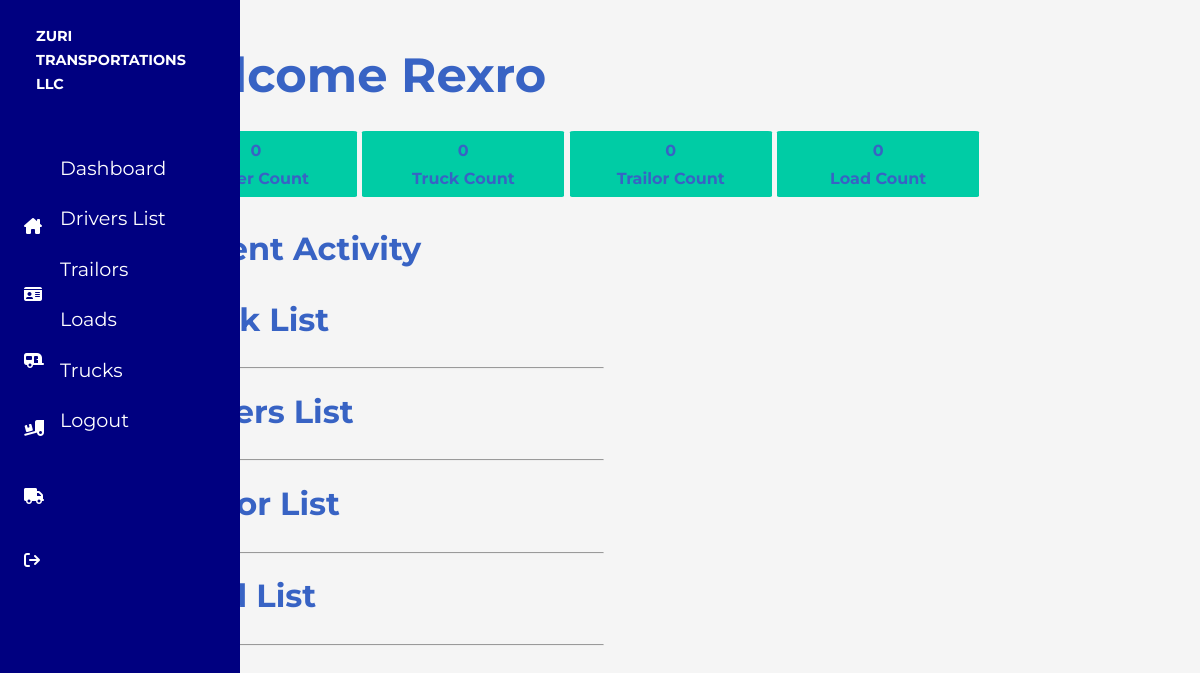
Before: /dashboard (signed in) with the older database file.
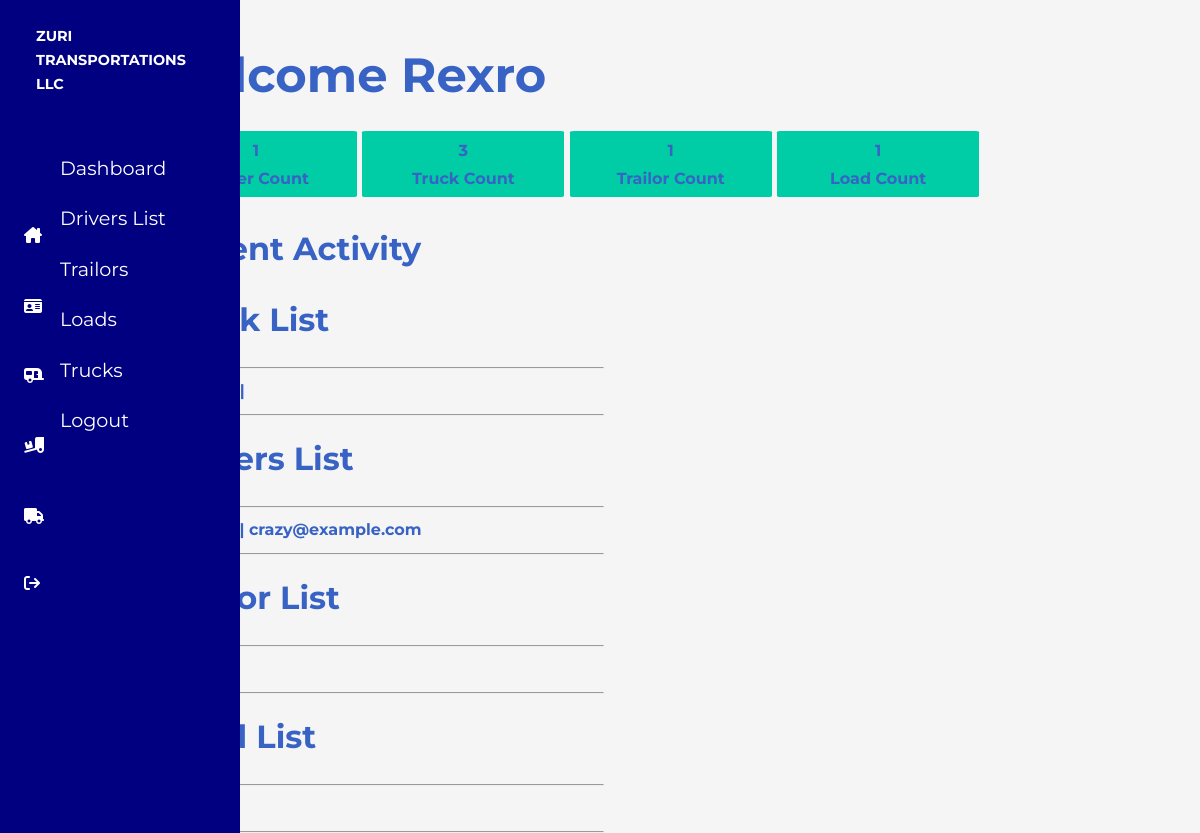
After: the same page with the newer database file.
### drivers/models.py (models this page shows, shortened)
class Driver(models.Model):
    first_name = models.CharField(max_length=50)
    last_name = models.CharField(max_length=50)
    email = models.EmailField(max_length=50)
    phone = models.CharField(max_length=50, default=None)
    medical_card_number = models.CharField(max_length=50)
    medical_card_expiry_date = models.DateField(auto_now=False, auto_now_add=False, blank=True)
    truck_number = models.CharField(max_length=50)
    driver_license_numbers = models.CharField(max_length=50)
    driver_license_expiry_date = models.DateField(auto_now=False, auto_now_add=False, blank=True)
    certification = models.CharField(max_length=50, choices=certification_options)
    citizenship = models.CharField(max_length=50, choices=citizenship_options)

### authentication/views.py (the view)
# urls.py: path('dashboard', dashboard, name="dashboard"),
@login_required
def dashboard(request):
    driver_count= Driver.objects.all().count()
    truck_count= Truck.objects.all().count()
    trailor_count= Trailor.objects.all().count()
    load_count= Load.objects.all().count()
    driver_list = Driver.objects.all()
    truck_list = Driver.objects.all()
    trailor_list = Driver.objects.all()
    load_list = Driver.objects.all()
    context = {
        'driver_count': driver_count,
        'truck_count': truck_count,
        'trailor_count': trailor_count,
        'load_count': load_count,
        'driver_list': driver_list,
        'truck_list': truck_list,
        'trailor_list': trailor_list,
        'load_list': load_list,
    }
    return render(request, 'authentication/dashboard.html', context)

### templates/authentication/dashboard.html (shortened to what this page needs)
{% extends 'base.html' %}
{% block content %}
<h1>Welcome {{request.user}}</h1>
<div class="counts">
    <div class="count">
        <h2>{{driver_count}}</h2>
        <h4>Driver Count</h4>
    </div>
    <div class="count">
        <h2>{{truck_count}}</h2>
        <h4>Truck Count</h4>
    </div>
    <div class="count">
        <h2>{{trailor_count}}</h2>
        <h4>Trailor Count</h4>
    </div>
    <div class="count">
        <h2>{{load_count}}</h2>
        <h4>Load Count</h4>
    </div>
</div>
<div id="dashboard_lists">
    <h2> Recent Activity </h2>
    <h2>Truck List</h2>
    <br>
    <hr>
    {% for truck in truck_list%}
        <a href="{% url 'truck_info' truck.id %}" class="infolink"><p>{{truck.truck_number}} | {{truck.driver_assigned_to}}</p></a>
        <hr>
    {% endfor %}
    <h2>Drivers List</h2>
    <br>
    <hr>
    {% for driver in driver_list%}
        <a href="{% url 'driver_info' driver.id %}" class="infolink"><p>{{driver.first_name}} | {{driver.email}}</p></a>
        <hr>
    {% endfor %}
    <h2>Trailor List</h2>
    <br>
    <hr>
    {% for trailor in trailor_list%}
        <a href="{% url 'trailor_info' trailor.id %}" class="infolink"><p>{{trailor.trailor_number}} | {{trailor.driver_assigned_to}}</p></a>
        <hr>
    {% endfor %}
    <h2>Load List</h2>
    <br>
    <hr>
    {% for load in load_list%}
        <a href="{% url 'load_info' load.id %}" class="infolink"><p>{{load.load_number}} | {{load.driver_assigned_to}}</p></a>
    {% endfor %}
</div>
{% endblock %}

### templates/base.html (shortened to what this page needs)
{% load static %}
<!DOCTYPE html>
<html lang="html">
<head>
    <link rel="stylesheet" type="text/css" href="{% static 'styles.css' %}">
    <link rel="stylesheet" href="https://cdnjs.cloudflare.com/ajax/libs/font-awesome/6.1.2/css/all.min.css" />
</head>
<body>
    <nav>
        <h3>ZURI TRANSPORTATIONS LLC</h3>
        <i class="fa-solid fa-house-chimney"></i>
        <i class="fa-solid fa-id-card"></i>
        <i class="fa-solid fa-caravan"></i>
        <i class="fa-solid fa-truck-ramp-box"></i>
        <i class="fa-solid fa-truck"></i>
        <i class="fa-solid fa-arrow-right-from-bracket"></i>
        <ul>
            <li><a href="{% url 'dashboard' %}">Dashboard</a></li>
            <li class="big-li">
                <a href="{% url 'drivers' %}">Drivers List</a>
            </li>
            <li class="big-li">
                <a href="{% url 'trailors' %}">Trailors</a>
            </li>
            <li class="big-li">
                <a href="{% url 'loads' %}">Loads</a>
            </li>
            <li class="big-li">
                <a href="{% url 'trucks' %}">Trucks</a>
            </li>
            <li class="big-li" id="logout">
                <a href="{% url 'logout' %}">Logout</a>
            </li>
        </ul>
    </nav>
    <main>
        {% block content %}
        {% endblock %}
    </main>
</body>
</html>

### static/styles.css (style rules this page uses)
* { margin: 0; padding: 0; }
:root { --nav-width: 5%; }
body { width: 90vw; font-family: 'Montserrat', sans-serif; background-color: whitesmoke; color: #3863c4; scroll-behavior: smooth; overflow-x: none; }
nav { width: var(--nav-width); height: 100%; background-color: navy; position: fixed; animation: 2s linear slideleft; transition: linear 400ms width 200ms; }
nav ul { width: 100%; opacity: 0; transition: ease-in 400ms opacity; }
nav ul a { display: block; width: 60%; color: white; text-decoration: none; padding: 5%; padding-left: 20%; font-size: 1.2rem; border-radius: 1%; margin-top: 1%; }
nav i { color: white; font-size: 1rem; padding-right: 5%; position: absolute; padding-left: 25%; opacity: 1; transition: ease-in 400ms padding-left 500ms; }
.fa-house-chimney { top: 27.3%; }
.fa-id-card { top: 35.8%; }
.fa-caravan { top: 44%; }
.fa-truck-ramp-box { top: 52.5%; }
.fa-truck { top: 61%; }
.fa-arrow-right-from-bracket { top: 69%; padding-left: 27%; }
nav li { list-style: none; width: 100%; margin-left: 5%; }
nav h3 { padding: 10%; color: white; font-size: 0.9rem; background-color: navy; margin-left: 5%; line-height: 1.5rem; margin-bottom: 10%; opacity: 0; transition: ease-in 400ms opacity; }
main { width: calc(90% - var(--nav-width)); margin-left: calc(5% + var(--nav-width)); }
h1 { font-size: 3rem; text-transform: capitalize; padding-top: 5%; padding-bottom: 2%; padding-left: 4.5%; }
#dashboard_lists { width: 50%; margin-left: 4%; }
#dashboard_lists h2 { font-size: 2rem; text-transform: capitalize; padding-top: 5%; padding-bottom: 2%; padding-left: 4.5%; }
.counts { width: 100%; height: 200%; display: flex; justify-content: center; align-items: center; flex-direction: row; }
.count { background-color: #00CCA5; border-radius: 2%; display: flex; justify-content: center; align-items: center; flex-direction: column; width: 20%; margin: 1% 0.3%; padding: 1%; }
.count h4 { margin-top: 5%; font-size: 1rem; }
.count h2 { font-size: 1rem; }
p { font-size: 1rem; font-weight: bold; line-height: 2.8rem; padding-left: 5%; }
.infolink { text-decoration: none; color: #3863c4; transition: linear 100ms color; }

Changed rows visible on the page:
added Driver: email "crazy@example.com"
Other visible differences:
{{ driver_count }}: "0" → "1"
{{ truck_count }}: "0" → "3"
{{ trailor_count }}: "0" → "1"
{{ load_count }}: "0" → "1"
